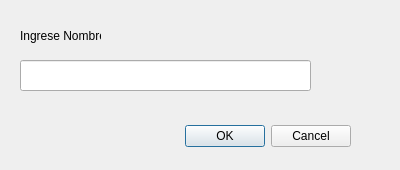
<?xml version="1.0" encoding="UTF-8"?>
<ui version="4.0">
 <class>PluginSig3DialogBase</class>
 <widget class="QDialog" name="PluginSig3DialogBase">
  <property name="geometry">
   <rect>
    <x>0</x>
    <y>0</y>
    <width>400</width>
    <height>170</height>
   </rect>
  </property>
  <property name="windowTitle">
   <string>plugin_demo</string>
  </property>
  <widget class="QDialogButtonBox" name="button_box">
   <property name="geometry">
    <rect>
     <x>10</x>
     <y>120</y>
     <width>341</width>
     <height>32</height>
    </rect>
   </property>
   <property name="orientation">
    <enum>Qt::Horizontal</enum>
   </property>
   <property name="standardButtons">
    <set>QDialogButtonBox::Cancel|QDialogButtonBox::Ok</set>
   </property>
  </widget>
  <widget class="QLabel" name="label">
   <property name="geometry">
    <rect>
     <x>20</x>
     <y>20</y>
     <width>81</width>
     <height>31</height>
    </rect>
   </property>
   <property name="text">
    <string>Ingrese Nombre</string>
   </property>
  </widget>
  <widget class="QLineEdit" name="nombre_alumno">
   <property name="geometry">
    <rect>
     <x>20</x>
     <y>60</y>
     <width>291</width>
     <height>31</height>
    </rect>
   </property>
  </widget>
 </widget>
 <resources/>
 <connections>
  <connection>
   <sender>button_box</sender>
   <signal>accepted()</signal>
   <receiver>PluginSig3DialogBase</receiver>
   <slot>accept()</slot>
   <hints>
    <hint type="sourcelabel">
     <x>20</x>
     <y>20</y>
    </hint>
    <hint type="destinationlabel">
     <x>20</x>
     <y>20</y>
    </hint>
   </hints>
  </connection>
  <connection>
   <sender>button_box</sender>
   <signal>rejected()</signal>
   <receiver>PluginSig3DialogBase</receiver>
   <slot>reject()</slot>
   <hints>
    <hint type="sourcelabel">
     <x>20</x>
     <y>20</y>
    </hint>
    <hint type="destinationlabel">
     <x>20</x>
     <y>20</y>
    </hint>
   </hints>
  </connection>
 </connections>
</ui>
